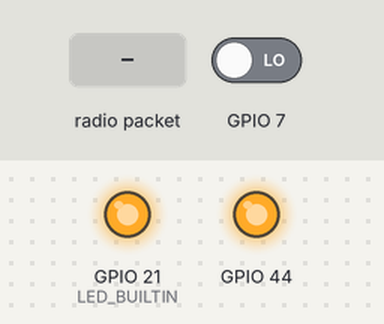
A program run on a simulated Seeed XIAO ESP32-S3. On the bench: output pins drawn as LEDs (lit = HIGH). Dashed ring = blinking. The test bench sets the inputs (shaded band); at power-on: GPIO 7 LOW. What the program prints to the serial monitor is not drawn.

Above: at 0.1 s.
At 2.26 s:
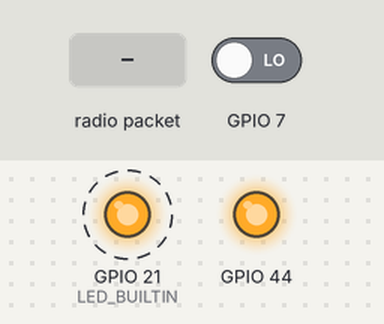
2.3 s: radio packet "1" arrives
Timing chart, 0 to 11.3 s (numbered marks = the images above; inputs shaded):
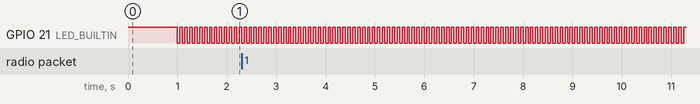

Measured:
- by itself, GPIO 21 (LED_BUILTIN): alternates HIGH for 0.05 s and LOW for 0.05 s

The program:

main.cpp
```cpp
#include <Arduino.h>

#include <HardwareSerial.h>
#include <WiFi.h>
#include <elapsedMillis.h>
#include <esp_now.h>

#define LED_ON 0
#define LED_OFF 1
#define ESTOPPED (!digitalRead(D8)) // 1 is on, 0 is estopped

typedef struct __attribute__((packed)) {
    char serialData[64]; // Change the size according to your data needs
} MyData;

uint8_t WHICH_ADDR = 6; //<-- multiple receivers makes it unclear whether transmit succeeds, pick one address
uint8_t send_to_addrs[][7] = {
    {0xC8, 0xC9, 0xA3, 0x56, 0x98, 0x6F}, // jank brain (esp8266)
    {0x30, 0x30, 0xF9, 0x34, 0x57, 0x28}, // squirrelbrain_v1 1 (esp32s3) (Recom 2A)
    {0x30, 0x30, 0xF9, 0x34, 0x5A, 0x44}, // squirrelbrain_v1 2 (esp32s3)
    {0x30, 0x30, 0xF9, 0x33, 0xDE, 0x4C}, // squirrelbrain_v2 3 (esp32s3) (Recom 6A)
    {0x74, 0x4D, 0xBD, 0x81, 0x09, 0x50}, // new
    {0x24, 0x58, 0x7C, 0xE4, 0x04, 0x00}, // rock1
    {0xFF, 0xFF, 0xFF, 0xFF, 0xFF, 0xFF}  // use FF,FF,... to broadcast all
};

elapsedMillis send_timer;
elapsedMillis recv_timer; // watchdog for serial recv
elapsedMillis print_timer;

hw_timer_t *blink_timer = NULL;

uint32_t blink_period = 100;
uint32_t send_period = 100; // 100Hz

esp_now_peer_info_t peerInfo;

uint8_t packet[250] = {0};
uint8_t packet_index = 0;
uint8_t packet_ready_flag = false;

uint8_t espnow_tx[250] = {0};
uint8_t espnow_tx_size = 0;

char espnow_rx[250];

char serial_tx[1024] = {0};

uint8_t led_solid = false;

uint8_t station_ok = false;
uint8_t espnow_ok = false;

String receivedString = "";

void OnDataSent(const uint8_t *mac_addr, esp_now_send_status_t status) {
    espnow_ok = (status == ESP_OK);

    if (!espnow_ok) {
        // Serial.println("~~~~~~~~~~~~~~~~~~~~~~~~~~~~~~~~~~~~~~~~~~~~~~~~~~~");
        switch (status) {
        case ESP_ERR_ESPNOW_NOT_INIT:
            Serial.println("NOT_INIT");
            break;
        case ESP_ERR_ESPNOW_ARG:
            Serial.println("ARG");
            break;
        case ESP_ERR_ESPNOW_INTERNAL:
            Serial.println("INTERNAL");
            break;
        case ESP_ERR_ESPNOW_NO_MEM:
            Serial.println("NO_MEM");
            break;
        case ESP_ERR_ESPNOW_NOT_FOUND:
            Serial.println("NOT_FOUND");
            break;
        case ESP_ERR_ESPNOW_IF:
            Serial.println("IF");
            break;
        default:
            // Serial.println("some other error");
            // Serial.println((int)status);
            break;
        }
    }
}

void OnDataRecv(const uint8_t *mac, const uint8_t *incomingData, int len) {
    // espnow_rx = String((char *)incomingData).c_str();
    memcpy(espnow_rx, incomingData, len);
    // espnow_rx =

    // memcpy(espnow_rx, incomingData, sizeof(espnow_rx));
    // espnow_rx[0] = (uint8_t) (timerRead(blink_timer));
    // espnow_rx_size = len;
}

void IRAM_ATTR blink_timer_ISR() { // 1kHz
    if (led_solid) {
        digitalWrite(LED_BUILTIN, LED_ON);
    } else {
        digitalWrite(LED_BUILTIN, !digitalRead(LED_BUILTIN));
    }
}

void setup() {
    Serial.begin(115200);
    Serial.setTimeout(0);
    Serial.setTxTimeoutMs(0);
    pinMode(LED_BUILTIN, OUTPUT);
    digitalWrite(LED_BUILTIN, LED_OFF);

    pinMode(D8, INPUT_PULLDOWN);
    pinMode(D7, OUTPUT);
    digitalWrite(D7, HIGH);

    WiFi.mode(WIFI_STA);
    delay(1000);
    Serial.println("My MAC address:");
    Serial.println(WiFi.macAddress());

    digitalWrite(LED_BUILTIN, LED_ON);

    Serial.println("Starting Estop/passthrough");
    if (esp_now_init() != ESP_OK) {
        Serial.println("Error initializing ESP-NOW");
        return;
    }
    esp_now_register_send_cb(OnDataSent);
    esp_now_register_recv_cb(OnDataRecv);

    memcpy(peerInfo.peer_addr, send_to_addrs[WHICH_ADDR], 6);
    peerInfo.channel = 0;
    peerInfo.encrypt = false;
    if (esp_now_add_peer(&peerInfo) != ESP_OK) {
        Serial.println("Failed to add peer");
        return;
    }

    // delay(1000);

    blink_timer = timerBegin(0, 80, true);                     // timer index 0, 80MHz clock, 80div=1us precision, true=count up
    timerAttachInterrupt(blink_timer, &blink_timer_ISR, true); // true=edgetriggered
    timerAlarmWrite(blink_timer, 50 * 1000, true);             // microseconds, true=autoreload
    timerAlarmEnable(blink_timer);                             // start counting

    Serial.println("Finished setup");

    while(Serial.available()) Serial.read();
}

void loop() {

    if (Serial.availableForWrite() && print_timer > 10) {
        print_timer = 0;
        memset(serial_tx, 0, sizeof(serial_tx));
        size_t ser_len = sprintf(
            serial_tx,

            "station_ok:%d\n"
            "espnow_ok:%d\n"
            "estopped:%d\n"
            "%s\n"
            // "%d\n"
            // "%d\n"
            "\t\n",

            station_ok,
            espnow_ok,
            ESTOPPED,
            espnow_rx
            // espnow_rx[1],
            // espnow_rx[2]
        );
        Serial.write(serial_tx, ser_len);
    }

    packet_ready_flag = false;
    if (Serial.available()) {
        uint8_t newchar = Serial.read();
        // Serial.print((char) newchar);
        packet[packet_index] = newchar;
        packet_index++;
        if (newchar == '\t') {
            packet_ready_flag = true;

            // memcpy(espnow_tx, packet, packet_index); //save packet into tx buffer
            // espnow_tx_size = packet_index;

            // memset(packet, 0, sizeof(packet)); //clear packet for next serial receive
            // packet_index = 0;
        }
    }

    if (packet_ready_flag) {
        packet_ready_flag = false;

        memset(espnow_tx, 0, sizeof(espnow_tx)); // clear espnow_tx
        memcpy(espnow_tx, packet, packet_index);
        espnow_tx_size = packet_index;

        memset(packet, 0, packet_index);
        packet_index = 0;

        // if (Serial.availableForWrite() && print_timer > 100) {
        //     print_timer = 0;
        //     if (ESTOPPED)
        //         Serial.println("~~~~ESTOPPED~~~~~");
        //     Serial.println("espnow_tx:");
        //     Serial.println((char *)espnow_tx);
        //     Serial.println(espnow_tx_size);
        // }

        recv_timer = 0;
        station_ok = true;
    } else if (recv_timer > 100) { // if it's been more than 100ms since last recv, long blink
        recv_timer = 101;
        station_ok = false;
    }

    if (send_timer > 10) {
        send_timer = 0;

        if(espnow_tx_size > 0 && espnow_tx_size < 250 && station_ok && !ESTOPPED){
            esp_now_send(send_to_addrs[WHICH_ADDR], espnow_tx, espnow_tx_size); // don't read return message here, often no_mem errror
            espnow_tx_size = 0;
        }else{
            uint8_t buf[10] = {1,2,3,4,5,6,7,8,9,10};
            esp_now_send(send_to_addrs[WHICH_ADDR], buf, sizeof(buf)); // don't read return message here, often no_mem errror
        }

    }

    // if (send_timer > 10 && station_ok && !ESTOPPED) {
    //     send_timer = 0;
    //     uint8_t buf[10] = {1,2,3,4,5,6,7,8,9,10};
    //     esp_now_send(send_to_addrs[send_to_addrs], buf, sizeof(buf)); // don't read return message here, often no_mem errror
    //     // espnow_tx_size = 0;
    //     // }
    // }

    if (!espnow_ok) {
        timerAlarmWrite(blink_timer, 100 * 1000, true); // extra fast blink indicates ESP-NOW error
        led_solid = false;
    }else if(!station_ok) {
        timerAlarmWrite(blink_timer, 200 * 1000, true); // fast blink indicates station disconnected
        led_solid = false;
    } else if(ESTOPPED) {
        timerAlarmWrite(blink_timer, 500 * 1000, true); // slow blink is Estop pressed
        led_solid = false;
    } else { // normal operation
        led_solid = true;
    }
}

// void setup() {}
// void loop() {}
```
